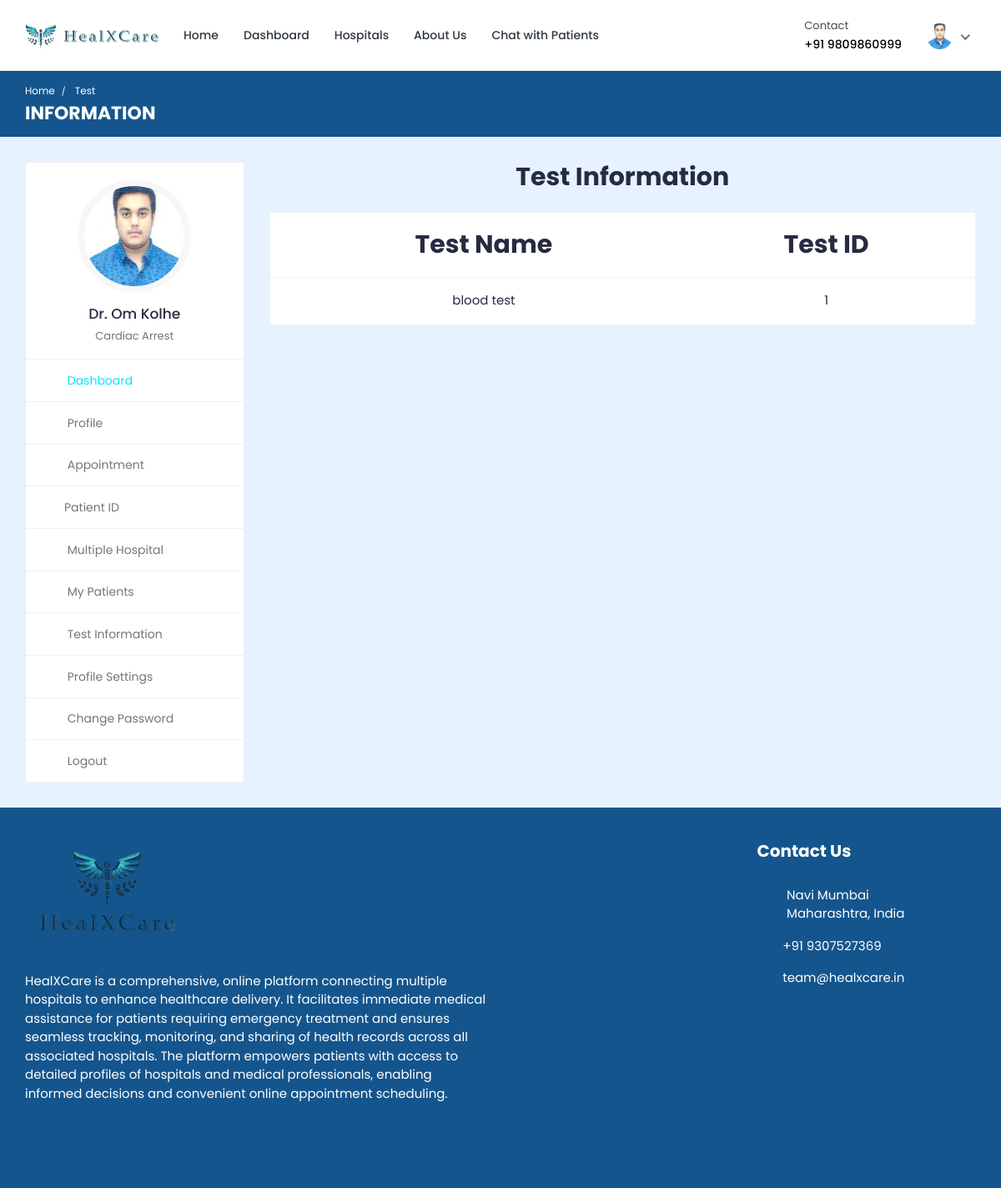
Before: /doctor/doctor-test-list/ (signed in) with the older database file.
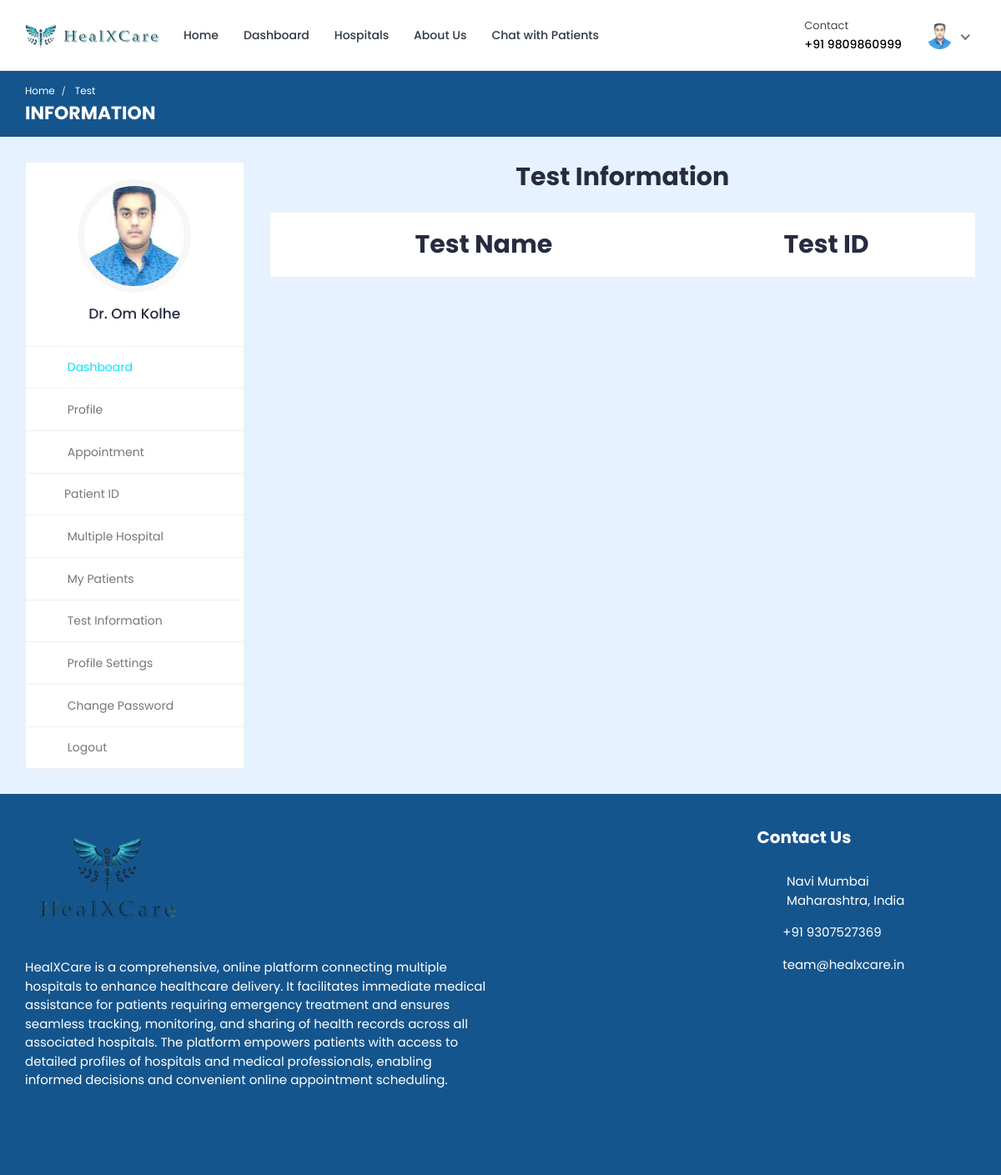
After: the same page with the newer database file.
### doctor/models.py (models this page shows, shortened)
class Doctor_Information(models.Model):
    DOCTOR_TYPE = (
        ('Cardiologists', 'Cardiologists'),
        ('Neurologists', 'Neurologists'),
        ('Pediatricians', 'Pediatricians'),
        ('Physiatrists', 'Physiatrists'),
        ('Dermatologists', 'Dermatologists'),
    )
    doctor_id = models.AutoField(primary_key=True)
    user = models.OneToOneField(User, on_delete=models.CASCADE, null=True, blank=True, related_name='profile')
    name = models.CharField(max_length=200, null=True, blank=True)
    location = models.TextField(null=True, blank=True)
    username = models.CharField(max_length=200, null=True, blank=True)
    gender = models.CharField(max_length=200, null=True, blank=True)
    description = models.TextField(max_length=1000, null=True, blank=True)
    department = models.CharField(max_length=200, choices=DOCTOR_TYPE, null=True, blank=True)
    department_name = models.ForeignKey(hospital_department, on_delete=models.SET_NULL, null=True, blank=True)
    specialization = models.ForeignKey(specialization, on_delete=models.SET_NULL, null=True, blank=True)
    profile_completed = models.BooleanField(default=False)
    featured_image = models.ImageField(upload_to='doctors/', default='doctors/user-default.png', null=True, blank=True)
    certificate_image = models.ImageField(upload_to='doctors_certificate/', default='doctors_certificate/default.png', null=True, blank=True)
    email = models.EmailField(max_length=200, null=True, blank=True)
    phone_number = models.CharField(max_length=200, null=True, blank=True)
    nid = models.CharField(max_length=200, null=True, blank=True)
    visiting_hour = models.CharField(max_length=200, null=True, blank=True)
    consultation_fee = models.IntegerField(null=True, blank=True)
    report_fee = models.IntegerField(null=True, blank=True)
    dob = models.CharField(max_length=200, null=True, blank=True)
    institute = models.CharField(max_length=200, null=True, blank=True)
    degree = models.CharField(max_length=200, null=True, blank=True)
    completion_year = models.CharField(max_length=200, null=True, blank=True)
    work_place = models.CharField(max_length=200, null=True, blank=True)
    designation = models.CharField(max_length=200, null=True, blank=True)
    start_year = models.CharField(max_length=200, null=True, blank=True)
    end_year = models.CharField(max_length=200, null=True, blank=True)
    register_status =  models.CharField(max_length=200, null=True, blank=True)
    hospital_name = models.ForeignKey(Hospital_Information, on_delete=models.SET_NULL, null=True, blank=True)

### hospital_admin/models.py (models this page shows, shortened)
class specialization(models.Model):
    specialization_id = models.AutoField(primary_key=True)
    specialization_name = models.CharField(max_length=200, null=True, blank=True)
    hospital = models.ForeignKey(Hospital_Information, on_delete=models.CASCADE, null=True, blank=True)

class Test_Information(models.Model):
    test_id = models.AutoField(primary_key=True)
    test_name = models.CharField(max_length=200, null=True, blank=True)
    test_price = models.CharField(max_length=200, null=True, blank=True)

### doctor/views.py (the view)
# urls.py: path('doctor-test-list/', views.doctor_test_list, name='doctor-test-list'),
@csrf_exempt
@login_required(login_url="login")
def doctor_test_list(request):
    if request.user.is_authenticated and request.user.is_doctor:
        doctor = Doctor_Information.objects.get(user=request.user)
        tests = Test_Information.objects.all
        context = {'doctor': doctor, 'tests': tests}
        return render(request, 'doctor-test-list.html', context)
    elif request.user.is_authenticated and request.user.is_patient:
        patient = Patient.objects.get(user=request.user)
        tests = Test_Information.objects.all
        context = {'patient': patient, 'tests': tests}
        return render(request, 'doctor-test-list.html', context)
    else:
        logout(request)
        messages.info(request, 'Not Authorized')
        return render(request, 'doctor-login.html')

### templates/doctor-test-list.html (shortened to what this page needs)
{% load static %}
<!DOCTYPE html>
<html lang="en">
  <head>
    <link
      rel="stylesheet"
      href="{% static 'HealthStack-System/css/Normal/bootstrap.min.css' %}"
    />
    <link
      rel="stylesheet"
      href="{% static 'HealthStack-System/plugins/Normal/fontawesome/css/fontawesome.min.css' %}"
    />
    <link
      rel="stylesheet"
      href="{% static 'HealthStack-System/plugins/Normal/fontawesome/css/all.min.css' %}"
    />
    <link
      rel="stylesheet"
      href="{% static 'HealthStack-System/css/Normal/style.css' %}"
    />
  </head>
  <body>
  {% if user.is_authenticated %}
    <div class="main-wrapper">
      <header class="header">
				{% if user.is_authenticated and user.is_doctor %}
				{% include 'doctor-navbar.html' %}
				{% endif %}
      </header>
      <div class="breadcrumb-bar">
        <div class="container-fluid">
          <div class="row align-items-center">
            <div class="col-md-12 col-12">
              <nav aria-label="breadcrumb" class="page-breadcrumb">
                <ol class="breadcrumb">
									{% if user.is_authenticated and user.is_doctor %}
									<li class="breadcrumb-item"><a href="{% url 'doctor-dashboard' %}">Home</a></li>
									{% endif %}
                  <li class="breadcrumb-item active" aria-current="page">
                    Test
                  </li>
                </ol>
              </nav>
              <h2 class="breadcrumb-title">INFORMATION</h2>
            </div>
          </div>
        </div>
      </div>
      <div class="content">
        <div class="container-fluid">
          <div class="row">
            <div class="col-md-5 col-lg-4 col-xl-3 theiaStickySidebar">
              <div>
								{% if user.is_authenticated and user.is_doctor %}
								{% include 'doctor-sidebar.html' %}
								{% endif %}
              </div>
            </div>
            <div class="col-md-7 col-lg-8 col-xl-9">
              <div class="row">
                <div class="col-md-12">
                  <h2 class="mb-4 text-center"><b>Test Information</b></h2>
                  <div class="appointment-tab">
                      <div class="tab-pane" id="today-appointments">
                        <div class="card card-table mb-0">
                          <div class="card-body">
                            <div class="table-responsive">
                              <table
                                class="table table-hover table-center mb-0 text-center"
                              >
                                <thead style="font-size: 30px;">
                                  <tr>
                                    <th>Test Name</th>
                                    <th>Test ID</th>
                                  </tr>
                                </thead>
                                <tbody>
                                  {% for t in tests %}
                                  <tr>
                                    <td> {{t.test_name}}</td>
                                    <td>{{t.test_id}}</td>
                                  </tr>
                                  {% endfor %}
                                </tbody>
                              </table>
                            </div>
                          </div>
                        </div>
                      </div>
                    </div>
                  </div>
                </div>
              </div>
            </div>
          </div>
        </div>
      </div>
      {% include 'footer.html' %}
  {% else %}
  <p> You are not logged in </p>
  {% endif %}
  </body>
</html>

### templates/doctor-navbar.html (shortened to what this page needs)
{% load static %}
<nav class="navbar navbar-expand-lg header-nav">
  <div class="navbar-header">
    <a href="{% url 'hospital_home'%}" class="navbar-brand logo">
      <img
        src="{% static 'HealthStack-System/images/Normal/logo.jpg' %}"
        class="img-fluid"
        alt="Logo"
      />
    </a>
  </div>
  <div class="main-menu-wrapper">
    <ul class="main-nav">
      {% if doctor.profile_completed %}
      <li>
        <a href="{% url 'hospital_home'%}">Home</a>
      </li>
      <li>
        <a href="{% url 'doctor-dashboard'%}">Dashboard</a>
      </li>
      <li><a href="{% url 'multiple-hospital' %}" style="text-decoration: none;">Hospitals</a></li>
      <li>
        <a href="{% url 'about-us'%}">About Us</a>
      </li>
      <li>
        <a href="{% url 'chat-home' pk=user.id %}">Chat with Patients</a>
      </li>
      {% else %}
      <h4 style="color: red; font-family: system-ui, -apple-system, BlinkMacSystemFont, 'Segoe UI', Roboto, Oxygen, Ubuntu, Cantarell, 'Open Sans', 'Helvetica Neue', sans-serif;">Please update your profile in order to proceed.</h4>
      {% endif %}
    </ul>
  </div>
  <ul class="nav header-navbar-rht">
    <li class="nav-item contact-item">
      <div class="header-contact-img">
        <i class="far fa-hospital"></i>
      </div>
      <div class="header-contact-detail">
        <p class="contact-header">Contact</p>
        <p class="contact-info-header">+91 {{doctor.phone_number}}</p>
      </div>
    </li>
    <li class="nav-item dropdown has-arrow logged-item">
      <a href="#" class="dropdown-toggle nav-link" data-toggle="dropdown">
        <span class="user-img">
          <img
            class="rounded-circle"
            src="{{ doctor.featured_image.url }}"
            width="31"
            alt="Darren Elder"
          />
        </span>
      </a>
    </li>
  </ul>
</nav>

### templates/doctor-sidebar.html (shortened to what this page needs)
{% load static %}
<div class="profile-sidebar">
  <div class="widget-profile pro-widget-content">
    <div class="profile-info-widget">
      <a href="#" class="booking-doc-img">
        <img
          src="{{ doctor.featured_image.url }}"
          alt="User Image"
        />
      </a>
      {% if doctor.profile_completed %}
      <div class="profile-det-info">
        <h3>Dr. {{ doctor.name }}</h3>
        <div class="patient-details">
          <h5 class="mb-0">{{doctor.specialization.specialization_name}}</h5>
        </div>
      </div>
      {% endif %}
    </div>
  </div>
  <div class="dashboard-widget">
    <nav class="dashboard-menu sidebar">
      <ul>
        {% if doctor.profile_completed %}
        <li class="active">
          <a href="{% url 'doctor-dashboard' %}">
            <i class="fas fa-columns"></i>
            <span>Dashboard</span>
          </a>
        </li>
        <li>
        <a href="{% url 'doctor-profile' pk=doctor.doctor_id %}">
          <i class="fas fa-user"></i>
          <span>Profile</span>
        </a>
      </li>
        <li>
          <a href="{% url 'appointments'%}">
            <i class="fas fa-user-circle"></i>
            <span>Appointment</span>
          </a>
        </li>
        <li class="nav-item has-submenu">
            <a href="#" class="nav-link"><i class="fas fa-search"></i><span>Patient ID</span></a>
        </li>
        <li>
          <a href="{% url 'multiple-hospital' %}">
            <i class="fas fa-hospital"></i>
            <span>Multiple Hospital</span>
          </a>
      </li>
        <li>
          <a href="{% url 'my-patients' %}">
            <i class="fas fa-user-injured"></i>
            <span>My Patients</span>
          </a>
        </li>
        <li>
          <a href="{% url 'doctor-test-list'%}" target="_blank">
            <i class="fas fa-hourglass-start"></i>
            <span>Test Information</span>
          </a>
        </li>
        {% endif %}
        <li>
          <a
            href="{% url 'doctor-profile-settings' %}"
          >
            <i class="fas fa-user-cog"></i>
            <span>Profile Settings</span>
          </a>
        </li>
        {% if doctor.profile_completed %}
        <li>
          <a href="{% url 'doctor-change-password' pk=user.id%}">
            <i class="fas fa-lock"></i>
            <span>Change Password</span>
          </a>
        </li>
        {% endif %}
        <li>
          <a href="{% url 'doctor-logout'%}">
            <i class="fas fa-sign-out-alt"></i>
            <span>Logout</span>
          </a>
        </li>
      </ul>
    </nav>
  </div>
</div>

Changed rows visible on the page:
removed Test_Information: test_name "blood test", test_id "1"
changed Doctor_Information "Om Kolhe": specialization.specialization_name "Cardiac Arrest" → (not shown)
